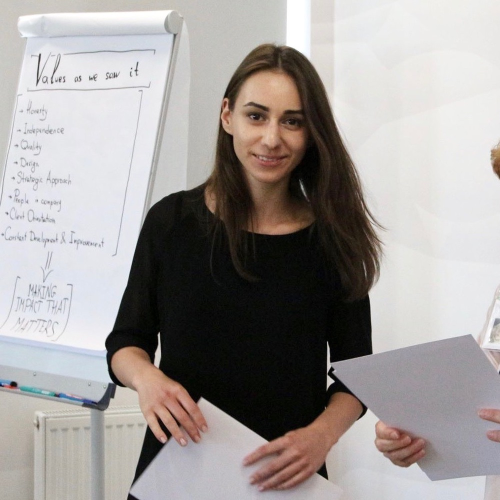
#> input picture Assignment-4/images/img_or.jpg, 1000 x 1000 px (shown at 1/2 size)
$ jupyter execute --allow-errors Problem7.ipynb
#> lines starting #> are read from the running program, lines starting #| are printed output that depends on the picture
[cell 1]
import os
from os.path import join as pjoin
import numpy as np
import scipy as sp
import scipy.stats as stats
from scipy import linalg as LA
from math import sqrt
from matplotlib import pyplot as plt
import cv2
import matplotlib as mpl
mpl.rcParams['figure.figsize'] = (15,10)

def imread(imgpath):
#> called with imgpath = 'images/img_or.jpg'
    return cv2.cvtColor(cv2.imread(imgpath), cv2.COLOR_BGR2RGB)

def imshow(img, cmap=None):
    plt.imshow(img, cmap=cmap)
    plt.axis('off')
    plt.show()

[cell 2]
imgdir = 'images'
filename = pjoin(imgdir, 'img_or.jpg')
img = cv2.cvtColor(imread(filename), cv2.COLOR_RGB2GRAY)
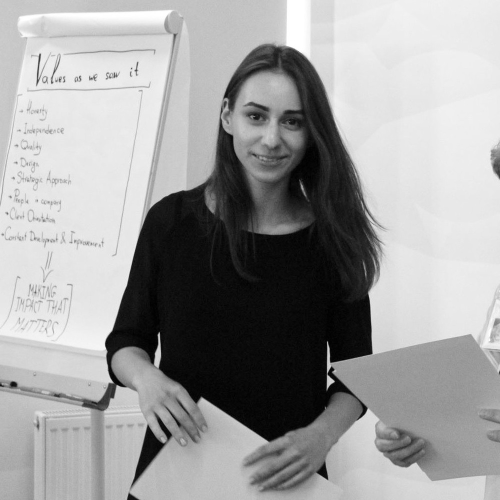
#> img: shape (1000, 1000) (shown at 1/2 size); min 0, max 255, mean 157.7
# cv2.imwrite('img.jpg', img)
# imshow(img, 'gray')

[cell 3]
U, S, VT = LA.svd(img)
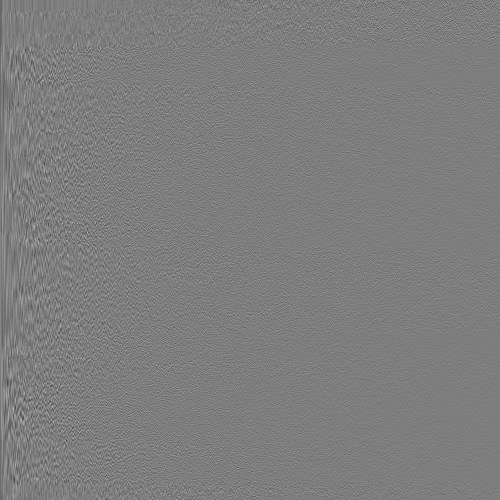
#> U: shape (1000, 1000) float32 (shown at 1/2 size); min -0.218, max 0.222, mean -2.25e-05; drawn with min black and max white
#> S = 1000 values, max 169473.8 at index 0, min 0.0148 at index 999, mean 510.3

$ run again, with Assignment-4/images/img01.jpg copied over Assignment-4/images/img_or.jpg
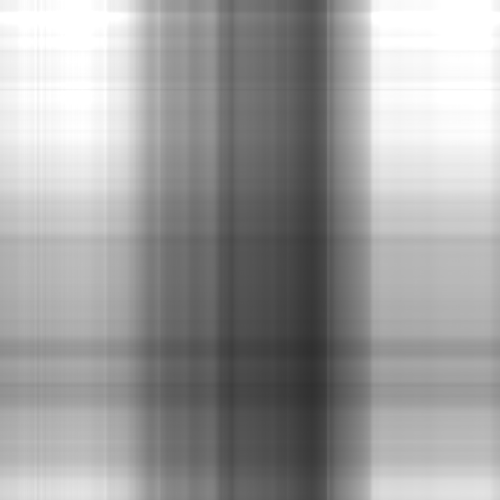
#> input picture Assignment-4/images/img01.jpg, 1000 x 1000 px (shown at 1/2 size)
#> in imread, returned value is the input picture: shape (1000, 1000, 3); min 47, max 255, mean 158.8
#> `U, S, VT = LA.svd(img)`:
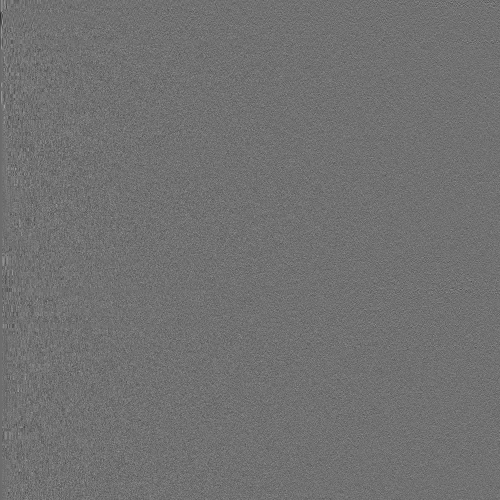
#> U: shape (1000, 1000) float32 (shown at 1/2 size); min -0.224, max 0.279, mean -3.72e-05; drawn with min black and max white
#> S = 1000 values, max 169120.9 at index 0, min 0.00332 at index 999, mean 178.3
